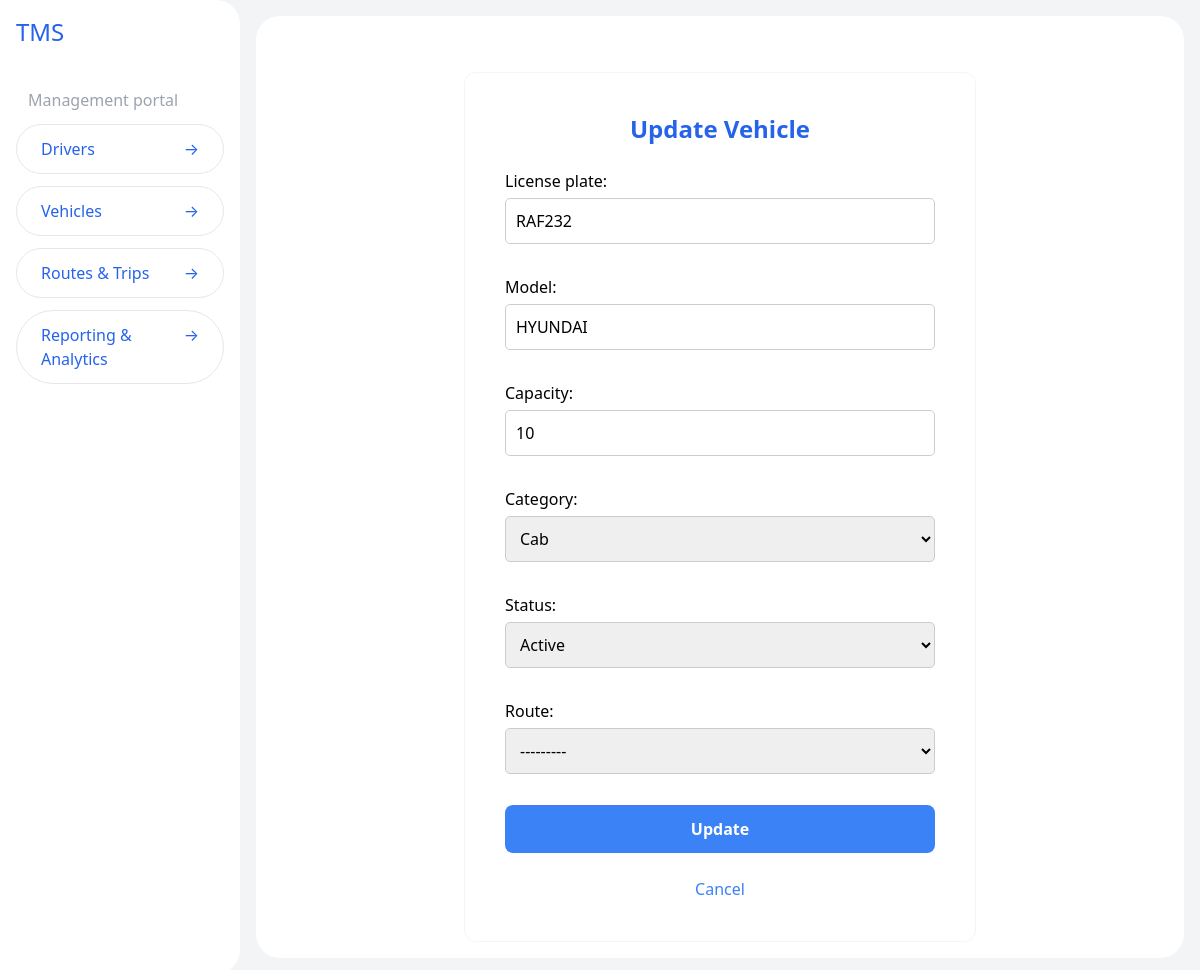
/vehicles/update/6, run on the app's committed database.
### vehicles/models.py (models this page shows, shortened)
class Vehicle(models.Model):
    NUMBER_PLATE_MAX_LENGTH = 15
    MODEL_MAX_LENGTH = 50
    CATEGORY_CHOICES = [
        ('taxi', 'Taxi'),
        ('cab', 'Cab'),
        ('bus', 'Bus'),
        ('coaster', 'Coaster (Minibus)'),
        ('coach', 'Coach'),
        ('bike', 'Bike'),
        ('van', 'Van'),
    ]
    license_plate = models.CharField(max_length=NUMBER_PLATE_MAX_LENGTH, unique=True)
    model = models.CharField(max_length=MODEL_MAX_LENGTH)
    capacity = models.IntegerField()
    category = models.CharField(max_length=50, choices=CATEGORY_CHOICES, default=CATEGORY_CHOICES[0])
    status = models.CharField(max_length=20, choices=[('active', 'Active'), ('inactive', 'Inactive')])
    route = models.ForeignKey(Route, on_delete=models.SET_NULL, null=True, blank=True, related_name='vehicles')

### vehicles/views.py (the view)
# urls.py: path('update/<int:vehicle_id>', update_vehicle , name='update-vehicle'),
def update_vehicle(request, vehicle_id):
  vehicle = get_object_or_404(Vehicle, id=vehicle_id)
  if request.method == 'POST':
    form = VehicleForm(request.POST, instance=vehicle)
    if form.is_valid():
      form.save()
      return redirect('vehicle-list')
  else:
      form = VehicleForm(instance=vehicle)
  return render(request, 'update-vehicle.html', {'form': form, 'vehicle': vehicle})

### vehicles/forms.py
class VehicleForm(forms.ModelForm):
  class Meta:
    model = Vehicle
    fields = '__all__'

### routes/models.py (called while the page is built)
  def __str__(self):
    return f"{self.start_location} - {self.end_location}"

### vehicles/templates/update-vehicle.html (shortened to what this page needs)
{% extends "layout.html" %}
{% block content %}
<div class="max-w-lg mx-auto bg-white p-10 rounded-xl border border-gray-100 mt-10">
  <h1 class="text-2xl font-semibold text-blue-600 mb-6 text-center">Update Vehicle</h1>
  <form method="post" class="space-y-4 form-container">
    {{ form.as_p }}
    <button type="submit" class="w-full py-3 bg-blue-500 text-white font-bold rounded-lg hover:bg-blue-400 transition-all duration-300">Update</button>
  </form>
  <a href="{% url 'view-vehicle' vehicle.id %}" class="block text-blue-500 text-center mt-6 hover:underline"> Cancel </a>
</div>
{% endblock %}

### base/static/css/styles.css (style rules this page uses)
a { color: #007BFF; text-decoration: none; }
.form-container input, .form-container select, .form-container textarea { margin-top: 5px; width: 100%; padding: 10px; border: 1px solid #ccc; border-radius: 5px; margin-bottom: 15px; font-size: 16px; transition: border-color 0.3s ease; }

### data on the page
Vehicle: license_plate "RAF232", model "HYUNDAI", capacity "10", category "Cab", status "Active", route "---------"
